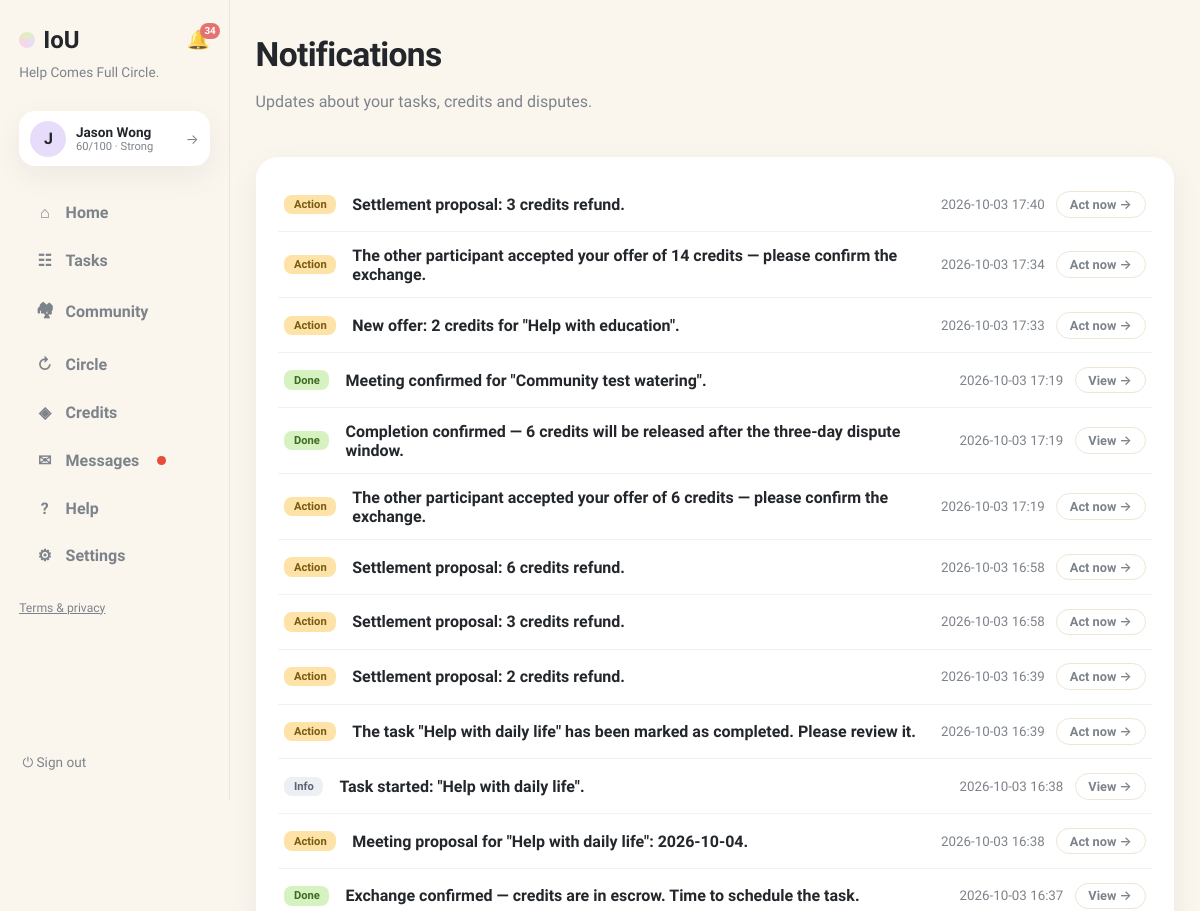
The page /notifications (signed in, upper part) on the database as committed earlier.
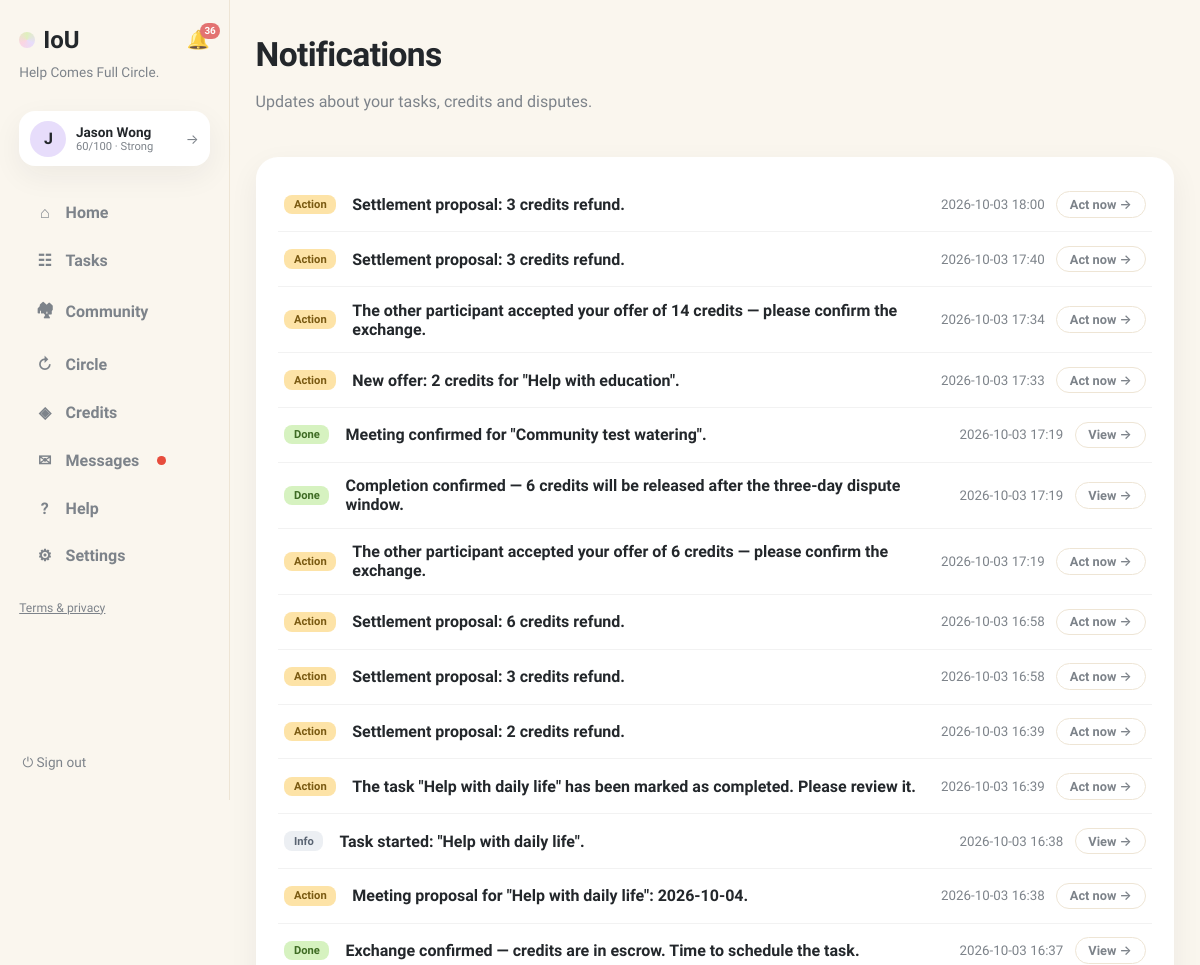
The same page on the database as committed later.
### tables this page shows
CREATE TABLE users (
                id INTEGER PRIMARY KEY, name TEXT NOT NULL, email TEXT UNIQUE NOT NULL,
                password TEXT NOT NULL, balance INTEGER NOT NULL DEFAULT 0,
                held_balance INTEGER NOT NULL DEFAULT 0,
                is_moderator INTEGER NOT NULL DEFAULT 0
            , language TEXT NOT NULL DEFAULT 'en', address TEXT, district TEXT, hkid TEXT, address_id TEXT, age INTEGER, birthday TEXT, skills TEXT NOT NULL DEFAULT '', community_helper INTEGER NOT NULL DEFAULT 0, created_at TEXT, consent_analytics INTEGER NOT NULL DEFAULT 0, reliability INTEGER NOT NULL DEFAULT 60, account_status TEXT NOT NULL DEFAULT 'active', analytics_consent INTEGER NOT NULL DEFAULT 0, username TEXT, bio TEXT, verification_identity TEXT NOT NULL DEFAULT 'unverified', verification_neighbourhood TEXT NOT NULL DEFAULT 'unverified', vis_photo INTEGER NOT NULL DEFAULT 1, vis_neighbourhood INTEGER NOT NULL DEFAULT 1, vis_skills INTEGER NOT NULL DEFAULT 1, vis_bio INTEGER NOT NULL DEFAULT 1, vis_completed INTEGER NOT NULL DEFAULT 1, vis_circle INTEGER NOT NULL DEFAULT 1, circle_enabled INTEGER NOT NULL DEFAULT 1);

CREATE TABLE notifications (
                id INTEGER PRIMARY KEY, user_id INTEGER NOT NULL,
                body TEXT NOT NULL, link TEXT NOT NULL DEFAULT '/',
                is_read INTEGER NOT NULL DEFAULT 0, kind TEXT NOT NULL DEFAULT 'info',
                created_at TEXT NOT NULL,
                FOREIGN KEY(user_id) REFERENCES users(id)
            );

### app.py (the view)
@app.get("/notifications", response_class=HTMLResponse)
def notifications_page(request: Request, tab: str = "system"):
    user = current_user(request)
    if not user:
        return RedirectResponse("/login", status_code=303)
    with db() as connection:
        notifs = connection.execute(
            "SELECT * FROM notifications WHERE user_id=? ORDER BY created_at DESC LIMIT 50",
            (user["id"],)).fetchall()
        threads = connection.execute(
            """SELECT r.id, r.title, r.status, r.requester_id, r.provider_id,
                      ru.name requester_name, pu.name provider_name,
                      (SELECT body FROM messages WHERE request_id=r.id ORDER BY id DESC LIMIT 1) last_body,
                      (SELECT created_at FROM messages WHERE request_id=r.id ORDER BY id DESC LIMIT 1) last_at
               FROM requests r
               JOIN users ru ON ru.id=r.requester_id
               LEFT JOIN users pu ON pu.id=r.provider_id
               WHERE (r.requester_id=? OR r.provider_id=?
                      OR EXISTS (SELECT 1 FROM request_participants rp
                                 WHERE rp.request_id=r.id AND rp.user_id=?))
                 AND EXISTS (SELECT 1 FROM messages WHERE request_id=r.id)
               ORDER BY last_at DESC""",
            (user["id"], user["id"], user["id"])).fetchall()
    return render(request, "notifications.html", page="notifications",
                  notifs=notifs, threads=threads, tab=tab)

### templates/notifications.html (shortened to what this page needs)
{% extends "base.html" %}
{% block content %}
<header class="page-head">
  <div>
    <h1>Notifications</h1>
    <p class="muted">Updates about your tasks, credits and disputes.</p>
  </div>
</header>
<div class="card notif-card">
  {% for n in notifs %}
  <div class="notif-row {% if not n.is_read %}unread{% endif %}">
    <span class="notif-kind k-{{ n.kind or 'info' }}">{% if (n.kind or 'info') == 'action' %}Action{% elif n.kind == 'success' %}Done{% else %}Info{% endif %}</span>
    <div class="notif-body"><b>{{ n.body }}</b></div>
    <div class="notif-side">
      <small class="muted">{{ n.created_at[:16].replace('T',' ') }}</small>
      {% if n.link and (n.kind or 'info') == 'action' %}<a class="btn-ghost btn-sm" href="/notifications/{{ n.id }}/go">Act now →</a>{% elif n.link %}<a class="btn-ghost btn-sm" href="/notifications/{{ n.id }}/go">View →</a>{% endif %}
    </div>
  </div>
  {% else %}<p class="empty">No notifications yet.</p>{% endfor %}
</div>
{% endblock %}

### templates/base.html (shortened to what this page needs)
<!doctype html>
<html lang="en"><head><link rel="stylesheet" href="/static/style.css"></head>
<body class="app-body">
<nav class="sidebar">
  <div class="brand-row">
    <a class="brand" href="/"><span class="brand-dot"></span>IoU</a>
    {% if user %}
    <a class="bell {% if page == 'notifications' %}active{% endif %}" href="/notifications" title="Notifications">🔔{% if unread_notifs or unread_msgs %}<span class="bell-badge">{{ (unread_notifs or 0) + (unread_msgs or 0) }}</span>{% endif %}</a>
    {% endif %}
  </div>
  <p class="brand-tag">Help Comes Full Circle.</p>
  {% if user %}
  <a class="side-user" href="/profile" title="Your profile">
    <div class="avatar">{{ user.name[0] }}</div>
    {% set sc = user.reliability if user.reliability is not none else 60 %}
    {% set lab = 'Suspended' if sc <= 0 else ('Restricted' if sc < 30 else ('Limited' if sc < 60 else ('Strong' if sc < 80 else 'Excellent'))) %}
    <div class="sidebar-user-meta"><b>{{ user.name }}</b>
      <small>{{ sc }}/100 · {{ lab }}</small>
    </div>
    <span class="side-user-arrow">→</span>
  </a>
  <div class="nav-links">
    <a class="nav-link {% if page == 'home' %}active{% endif %}" href="/"><span class="nav-ico">⌂</span>Home</a>
    <a class="nav-link {% if page == 'browse' %}active{% endif %}" href="/browse"><span class="nav-ico">☷</span>Tasks</a>
    <a class="nav-link {% if page == 'community' %}active{% endif %}" href="/community"><span class="nav-ico">🏘</span>Community</a>
    <a class="nav-link {% if page == 'circle' %}active{% endif %}" href="/chain-invitations"><span class="nav-ico">↻</span>Circle{% if circle_pending %}<span class="unread-dot"></span>{% endif %}</a>
    <a class="nav-link {% if page == 'credits' %}active{% endif %}" href="/history"><span class="nav-ico">◈</span>Credits</a>
    <a class="nav-link {% if page == 'messages' %}active{% endif %}" href="/messages"><span class="nav-ico">✉</span>Messages{% if unread_msgs %}<span class="unread-dot"></span>{% endif %}</a>
    <a class="nav-link {% if page == 'help' %}active{% endif %}" href="/help"><span class="nav-ico">?</span>Help</a>
    <a class="nav-link {% if page == 'account' %}active{% endif %}" href="/account"><span class="nav-ico">⚙</span>Settings</a>
  </div>
  <p class="nav-footer"><a href="/legal">Terms &amp; privacy</a></p>
  <form method="post" action="/logout" class="side-logout"><button class="link-button" title="Sign out">⏻ Sign out</button></form>
  {% else %}
  <div class="nav-links">
    <a class="nav-link" href="/login"><span class="nav-ico">→</span>Sign in</a>
    <a class="nav-link" href="/register"><span class="nav-ico">＋</span>Create account</a>
  </div>
  <p class="nav-footer"><a href="/legal">Terms &amp; privacy</a></p>
  {% endif %}
</nav>
<main class="content {% block content_class %}{% endblock %}">{% block content %}{% endblock %}</main>
</body></html>

### static/style.css (style rules this page uses)
:root { --bg:#faf6ee; --ink:#23272b; --muted:#7d838a; --line:#eee5d5; --yellow:#fdeab2; --green:#dff0bd; --pink:#fbd5e2; --purple:#e7ddfb; --blue:#d7eafb; --peach:#fbdfca; --card:#ffffff; --shadow:0 10px 30px rgba(35,39,43,.06); --radius:22px; }
* { box-sizing:border-box }
body { margin:0;font-family:Sora,Inter,system-ui,sans-serif;color:var(--ink);background:var(--bg) }
h1 { font-size:2.1rem;font-weight:800;margin:.2rem 0;letter-spacing:-.02em }
p { line-height:1.55 }
a { color:inherit }
.muted,.empty { color:var(--muted) }
.app-body { display:flex;min-height:100vh }
.sidebar { width:230px;flex-shrink:0;padding:1.6rem 1.2rem;display:flex;flex-direction:column;gap:.4rem;border-right:1px solid var(--line);position:sticky;top:0;height:100vh }
.brand { display:flex;align-items:center;gap:.5rem;font-size:1.5rem;font-weight:800;text-decoration:none }
.brand-dot { width:16px;height:16px;border-radius:50%;background:conic-gradient(var(--green),var(--purple),var(--pink),var(--green));display:inline-block }
.brand-tag { color:var(--muted);font-size:.85rem;margin:.2rem 0 1.4rem 0;line-height:1.4 }
.nav-links { display:flex;flex-direction:column;gap:.4rem }
.nav-link { display:flex;align-items:center;gap:.7rem;text-decoration:none;font-weight:600;padding:.7rem 1rem;border-radius:999px;color:var(--muted) }
.nav-ico { width:1.2rem;text-align:center }
.avatar { width:36px;height:36px;border-radius:50%;background:var(--purple);display:flex;align-items:center;justify-content:center;font-weight:800 }
.sidebar-user-meta { flex:1;min-width:0 }
.sidebar-user-meta b { display:block;font-size:.85rem;white-space:nowrap;overflow:hidden;text-overflow:ellipsis }
.sidebar-user-meta small { color:var(--muted);font-size:.7rem;display:block;white-space:nowrap;overflow:hidden;text-overflow:ellipsis }
.link-button { background:none;border:0;font-size:1.1rem;cursor:pointer;color:var(--muted);padding:.2rem }
.content { flex:1;max-width:1600px;margin:0 auto;padding:2.4rem clamp(1.2rem,3.5vw,3.5rem) 5rem;width:100% }
@media (max-width:1250px) { .content { padding:2rem 1.6rem 4rem } }
.page-head { display:flex;justify-content:space-between;align-items:flex-start;gap:1rem;margin-bottom:1.6rem }
.card { background:var(--card);border-radius:var(--radius);padding:1.3rem 1.4rem;box-shadow:var(--shadow) }
button { font:inherit;cursor:pointer }
.btn-ghost { display:inline-block;background:none;border:1.5px solid var(--line);border-radius:999px;padding:.6rem 1.2rem;font-weight:600;color:var(--muted);text-decoration:none }
.notif-card { margin-bottom:1.6rem }
.unread-dot { display:inline-block;width:.55rem;height:.55rem;border-radius:50%;background:#e74c3c;margin-left:.4rem;vertical-align:middle }
.bell { display:inline-flex;position:relative;font-size:1.15rem;text-decoration:none;margin-top:.6rem;opacity:.85 }
.bell-badge { position:absolute;top:-6px;right:-10px;background:#e05c5c;color:#fff;font-size:.62rem;font-weight:700;min-width:16px;height:16px;border-radius:8px;display:flex;align-items:center;justify-content:center;padding:0 4px }
.notif-row { display:flex;align-items:center;gap:1rem;padding:.85rem .4rem;border-bottom:1px solid rgba(0,0,0,.05) }
.notif-row.unread .notif-body b { font-weight:800 }
.notif-kind { flex-shrink:0;font-size:.7rem;font-weight:700;padding:.2rem .6rem;border-radius:8px;background:#eceff3;color:#5a6472 }
.notif-kind.k-action { background:#fde3a7;color:#7a5a12 }
.notif-kind.k-success { background:#d6f2c0;color:#3e6b23 }
.notif-body { flex:1 }
.notif-side { display:flex;align-items:center;gap:.7rem;flex-shrink:0 }
.btn-sm { padding:.3rem .8rem;font-size:.8rem }
.notif-body { min-width:0 }
.brand-row { display:flex;align-items:center;justify-content:space-between;gap:.5rem }
.brand-row .bell { margin-top:0 }
.side-user { display:flex;align-items:center;gap:.6rem;background:var(--card);border-radius:16px;padding:.6rem .7rem;box-shadow:var(--shadow);text-decoration:none;color:inherit;margin-bottom:1.2rem }
.side-user-arrow { color:var(--muted);font-size:.85rem }
.side-logout { margin-top:auto }
.side-logout .link-button { font-size:.85rem;display:flex;align-items:center;gap:.4rem }
.nav-footer { font-size:.76rem;color:var(--muted);margin-top:1rem }
.content>.card { margin-bottom:1.4rem }

Rows that differ between the two databases and show on the page:
added notifications: kind "Action", body "Settlement proposal: 3 credits refund.", created_at "2026-10-03 18:00"
Other text that changed with them:
{{ (unread_notifs or 0) + (unread_msgs or 0) }}: "34" → "36"
